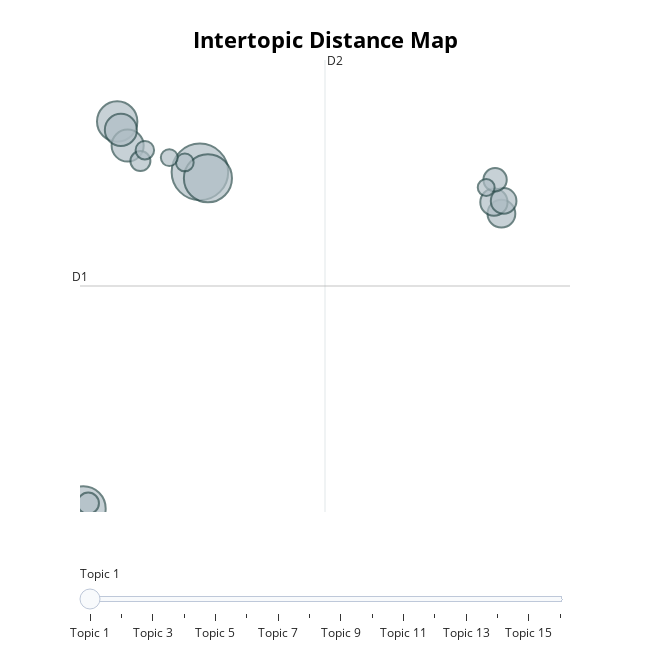

Here is the notebook cell this chart was saved with:
### Code cell
topic_model.visualize_topics()

### Figure 1 — Plotly figure (JSON) as saved in the notebook; plotly's stock layout.template omitted (floating-point values rounded to 4 significant figures)
{"data": [{"customdata": [[1, "der | und | in | die | de", 112], [2, "der | des | die | und | vom", 81], [3, "de | van | het | en | brusselse", 70], [4, "van | de | het | franse | en", 57], [5, "de | van | het | bel | nace", 36], [6, "de | van | het | waalse | en", 36], [7, "akkoord | bevoegde | belgië | overeenkomst | autoriteiten", 27], [8, "van | de | het | 2020 | en", 26], [9, "00 | van | de | het | zelfstandigen", 23], [10, "de | voor | verstrekkingen | van | en", 19], [11, "de | van | het | op | dat", 16], [12, "de | het | van | voor | en", 14], [13, "franse | gemeenschap | van | regering | de", 12], [14, "de | der | die | en | van", 11], [15, "de | van | het | in | voor", 10], [16, "vlaamse | het | van | de | en", 10]], "hovertemplate": "<b>Topic %{customdata[0]}</b><br>Words: %{customdata[1]}<br>Size: %{customdata[2]}", "legendgroup": "", "marker": {"color": "#B0BEC5", "line": {"color": "DarkSlateGrey", "width": 2}, "size": [112, 81, 70, 57, 36, 36, 27, 26, 23, 19, 16, 14, 12, 11, 10, 10], "sizemode": "area", "sizeref": 0.07, "symbol": "circle"}, "mode": "markers", "name": "", "orientation": "v", "showlegend": false, "type": "scatter", "x": [5.835, 6.172, 0.9321, 2.356, 2.796, 2.511, 18.51, 18.2, 18.61, 18.25, 1.14, 3.333, 3.519, 5.2, 17.87, 4.547], "xaxis": "x", "y": [13.86, 13.62, 0.8686, 15.81, 14.88, 15.48, 12.25, 12.69, 12.74, 13.56, 1.076, 14.28, 14.7, 14.23, 13.26, 14.41], "yaxis": "y"}], "layout": {"annotations": [{"showarrow": false, "text": "D1", "x": 0.7923, "y": 9.458, "yshift": 10}, {"showarrow": false, "text": "D2", "x": 11.09, "xshift": 10, "y": 18.18}], "height": 650, "hoverlabel": {"bgcolor": "white", "font": {"family": "Rockwell", "size": 16}}, "legend": {"itemsizing": "constant", "tracegroupgap": 0}, "margin": {"t": 60}, "shapes": [{"line": {"color": "#CFD8DC", "width": 2}, "type": "line", "x0": 11.09, "x1": 11.09, "y0": 0.7383, "y1": 18.18}, {"line": {"color": "#9E9E9E", "width": 2}, "type": "line", "x0": 0.7923, "x1": 21.4, "y0": 9.458, "y1": 9.458}], "sliders": [{"active": 0, "pad": {"t": 50}, "steps": [{"args": [{"marker.color": [["red", "#B0BEC5", "#B0BEC5", "#B0BEC5", "#B0BEC5", "#B0BEC5", "#B0BEC5", "#B0BEC5", "#B0BEC5", "#B0BEC5", "#B0BEC5", "#B0BEC5", "#B0BEC5", "#B0BEC5", "#B0BEC5", "#B0BEC5"]]}], "label": "Topic 1", "method": "update"}, {"args": [{"marker.color": [["#B0BEC5", "red", "#B0BEC5", "#B0BEC5", "#B0BEC5", "#B0BEC5", "#B0BEC5", "#B0BEC5", "#B0BEC5", "#B0BEC5", "#B0BEC5", "#B0BEC5", "#B0BEC5", "#B0BEC5", "#B0BEC5", "#B0BEC5"]]}], "label": "Topic 2", "method": "update"}, {"args": [{"marker.color": [["#B0BEC5", "#B0BEC5", "red", "#B0BEC5", "#B0BEC5", "#B0BEC5", "#B0BEC5", "#B0BEC5", "#B0BEC5", "#B0BEC5", "#B0BEC5", "#B0BEC5", "#B0BEC5", "#B0BEC5", "#B0BEC5", "#B0BEC5"]]}], "label": "Topic 3", "method": "update"}, {"args": [{"marker.color": [["#B0BEC5", "#B0BEC5", "#B0BEC5", "red", "#B0BEC5", "#B0BEC5", "#B0BEC5", "#B0BEC5", "#B0BEC5", "#B0BEC5", "#B0BEC5", "#B0BEC5", "#B0BEC5", "#B0BEC5", "#B0BEC5", "#B0BEC5"]]}], "label": "Topic 4", "method": "update"}, {"args": [{"marker.color": [["#B0BEC5", "#B0BEC5", "#B0BEC5", "#B0BEC5", "red", "#B0BEC5", "#B0BEC5", "#B0BEC5", "#B0BEC5", "#B0BEC5", "#B0BEC5", "#B0BEC5", "#B0BEC5", "#B0BEC5", "#B0BEC5", "#B0BEC5"]]}], "label": "Topic 5", "method": "update"}, {"args": [{"marker.color": [["#B0BEC5", "#B0BEC5", "#B0BEC5", "#B0BEC5", "#B0BEC5", "red", "#B0BEC5", "#B0BEC5", "#B0BEC5", "#B0BEC5", "#B0BEC5", "#B0BEC5", "#B0BEC5", "#B0BEC5", "#B0BEC5", "#B0BEC5"]]}], "label": "Topic 6", "method": "update"}, {"args": [{"marker.color": [["#B0BEC5", "#B0BEC5", "#B0BEC5", "#B0BEC5", "#B0BEC5", "#B0BEC5", "red", "#B0BEC5", "#B0BEC5", "#B0BEC5", "#B0BEC5", "#B0BEC5", "#B0BEC5", "#B0BEC5", "#B0BEC5", "#B0BEC5"]]}], "label": "Topic 7", "method": "update"}, {"args": [{"marker.color": [["#B0BEC5", "#B0BEC5", "#B0BEC5", "#B0BEC5", "#B0BEC5", "#B0BEC5", "#B0BEC5", "red", "#B0BEC5", "#B0BEC5", "#B0BEC5", "#B0BEC5", "#B0BEC5", "#B0BEC5", "#B0BEC5", "#B0BEC5"]]}], "label": "Topic 8", "method": "update"}, {"args": [{"marker.color": [["#B0BEC5", "#B0BEC5", "#B0BEC5", "#B0BEC5", "#B0BEC5", "#B0BEC5", "#B0BEC5", "#B0BEC5", "red", "#B0BEC5", "#B0BEC5", "#B0BEC5", "#B0BEC5", "#B0BEC5", "#B0BEC5", "#B0BEC5"]]}], "label": "Topic 9", "method": "update"}, {"args": [{"marker.color": [["#B0BEC5", "#B0BEC5", "#B0BEC5", "#B0BEC5", "#B0BEC5", "#B0BEC5", "#B0BEC5", "#B0BEC5", "#B0BEC5", "red", "#B0BEC5", "#B0BEC5", "#B0BEC5", "#B0BEC5", "#B0BEC5", "#B0BEC5"]]}], "label": "Topic 10", "method": "update"}, {"args": [{"marker.color": [["#B0BEC5", "#B0BEC5", "#B0BEC5", "#B0BEC5", "#B0BEC5", "#B0BEC5", "#B0BEC5", "#B0BEC5", "#B0BEC5", "#B0BEC5", "red", "#B0BEC5", "#B0BEC5", "#B0BEC5", "#B0BEC5", "#B0BEC5"]]}], "label": "Topic 11", "method": "update"}, {"args": [{"marker.color": [["#B0BEC5", "#B0BEC5", "#B0BEC5", "#B0BEC5", "#B0BEC5", "#B0BEC5", "#B0BEC5", "#B0BEC5", "#B0BEC5", "#B0BEC5", "#B0BEC5", "red", "#B0BEC5", "#B0BEC5", "#B0BEC5", "#B0BEC5"]]}], "label": "Topic 12", "method": "update"}, {"args": [{"marker.color": [["#B0BEC5", "#B0BEC5", "#B0BEC5", "#B0BEC5", "#B0BEC5", "#B0BEC5", "#B0BEC5", "#B0BEC5", "#B0BEC5", "#B0BEC5", "#B0BEC5", "#B0BEC5", "red", "#B0BEC5", "#B0BEC5", "#B0BEC5"]]}], "label": "Topic 13", "method": "update"}, {"args": [{"marker.color": [["#B0BEC5", "#B0BEC5", "#B0BEC5", "#B0BEC5", "#B0BEC5", "#B0BEC5", "#B0BEC5", "#B0BEC5", "#B0BEC5", "#B0BEC5", "#B0BEC5", "#B0BEC5", "#B0BEC5", "red", "#B0BEC5", "#B0BEC5"]]}], "label": "Topic 14", "method": "update"}, {"args": [{"marker.color": [["#B0BEC5", "#B0BEC5", "#B0BEC5", "#B0BEC5", "#B0BEC5", "#B0BEC5", "#B0BEC5", "#B0BEC5", "#B0BEC5", "#B0BEC5", "#B0BEC5", "#B0BEC5", "#B0BEC5", "#B0BEC5", "red", "#B0BEC5"]]}], "label": "Topic 15", "method": "update"}, {"args": [{"marker.color": [["#B0BEC5", "#B0BEC5", "#B0BEC5", "#B0BEC5", "#B0BEC5", "#B0BEC5", "#B0BEC5", "#B0BEC5", "#B0BEC5", "#B0BEC5", "#B0BEC5", "#B0BEC5", "#B0BEC5", "#B0BEC5", "#B0BEC5", "red"]]}], "label": "Topic 16", "method": "update"}]}], "title": {"font": {"color": "Black", "size": 22}, "text": "<b>Intertopic Distance Map", "x": 0.5, "xanchor": "center", "y": 0.95, "yanchor": "top"}, "width": 650, "xaxis": {"anchor": "y", "domain": [0, 1], "range": [0.7923, 21.4], "title": {"text": ""}, "visible": false}, "yaxis": {"anchor": "x", "domain": [0, 1], "range": [0.7383, 18.18], "title": {"text": ""}, "visible": false}}}
